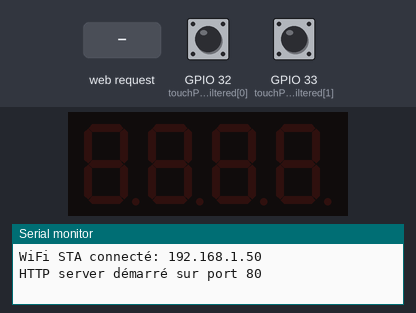
The sketch below on a simulated ESP32. On the bench: 4-digit seven-segment display, the last lines printed to the serial monitor. Wiring (inferred from the names in the program): 4-digit 7-segment display, segments lit when LOW: segments GPIO 13, GPIO 12, GPIO 14, GPIO 27, GPIO 26, GPIO 25, GPIO 23, GPIO 2; digit selects GPIO 16, GPIO 17, GPIO 18, GPIO 19. The test bench sets the inputs (shaded band); at power-on: GPIO 32 (touchPinsFiltered[0]) HIGH, GPIO 33 (touchPinsFiltered[1]) HIGH. WiFi joins after 1.5 s; servers stay silent unless stated; the segment pins are drawn as the display they are named for.

Above: at 2.7 s.
2.8 s: GPIO 32 (touchPinsFiltered[0]) pulled LOW for 0.15 s
At 2.91 s:
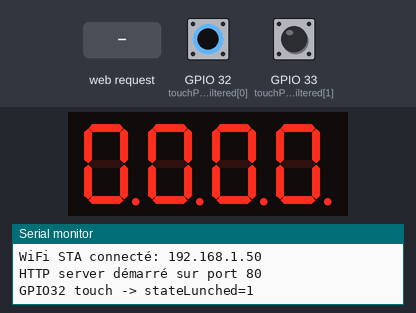
4.4 s: HTTP request GET /toggle received
At 5.2 s:
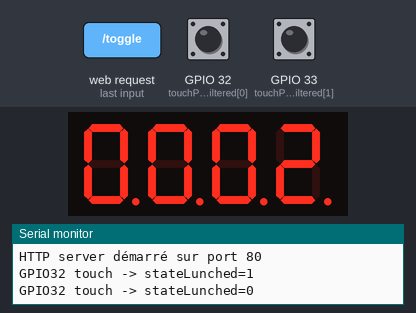
7.4 s: GPIO 33 (touchPinsFiltered[1]) pulled LOW for 0.15 s
At 7.54 s:
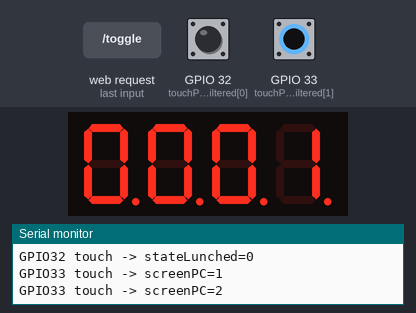
10.4 s: GPIO 33 (touchPinsFiltered[1]) pulled LOW for 1 s
13.4 s: GPIO 32 (touchPinsFiltered[0]) pulled LOW for 1 s
At 15.6 s:
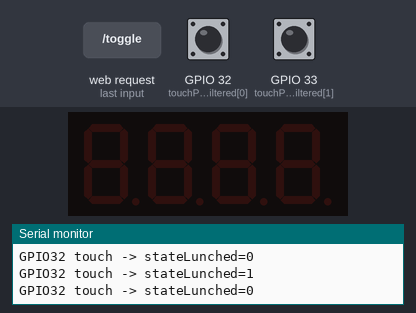
16.4 s: GPIO 32 (touchPinsFiltered[0]) pulled LOW for 0.15 s
Timing chart, 0 to 19.0 s (numbered marks = the images above; inputs shaded):
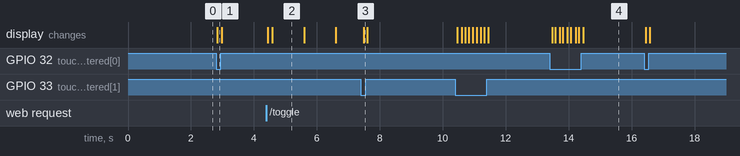

The sketch:

sp32final.ino
```cpp
// ESP32 (esclave I2C @0x08) + serveur Web (HTML/CSS + API JSON)
#include <Wire.h>
#include <WiFi.h>
#include <WebServer.h>

#define I2C_SLAVE_ADDR 0x08

// ---------- Wi-Fi ----------
const char* WIFI_SSID = "MaxiBox";     // Nom du wifi
const char* WIFI_PASS = "maxi123";      // mot de passe du wifi
const char* AP_SSID   = "MaxiBox";
const char* AP_PASS   = "12345678";

WebServer server(80);

// ---------- État/Mesures échangés via I2C ----------
volatile bool    stateLunched = false;   // renvoyé au maître (reg 0x01)
volatile uint8_t screenPC = 0xFF;           // renvoyé au maître (reg 0x02)

volatile uint8_t tempC = 0xFF;           // reçu du maître (reg 0x30)
volatile uint8_t humPC = 0xFF;           // reçu du maître (reg 0x31)
volatile uint8_t posPC = 0xFF;           // reçu du maître (reg 0x29)

volatile uint8_t lastRegPtr = 0x00;      // registre à lire lors d'une requête

// SEGMENTS a, b, c, d, e, f, g, dp
const int segPins[8] = {13, 12, 14, 27, 26, 25, 23, 2};
// ajoute GPIO32 pour le point décimal


// DIGITS (cathodes communes)
const int digitPins[4] = {16, 17, 18, 19};  // digits 1 à 4


unsigned long lastInc = 0;
// Table des segments pour les chiffres 0–9
// Format : a,b,c,d,e,f,g,dp
const byte digits[10][8] = {
  {0,0,0,0,0,0,1,1}, // 0
  {1,0,0,1,1,1,1,1}, // 1
  {0,0,1,0,0,1,0,1}, // 2
  {0,0,0,0,1,1,0,1}, // 3
  {1,0,0,1,1,0,0,1}, // 4
  {0,1,0,0,1,0,0,1}, // 5
  {0,1,0,0,0,0,0,1}, // 6
  {0,0,0,1,1,1,1,1}, // 7
  {0,0,0,0,0,0,0,1}, // 8
  {0,0,0,0,1,0,0,1}  // 9
};


// Définition des 4 broches tactiles
const int touchPins[4] = {T9, T8};
// T9=GPI32, T8=GPIO33,

int seuil = 30; // seuil de détection (à calibrer)
int ctr = 0;

// Active ou non le point par digit
bool pointOff[4] = {false, false, false, false};
// Ici seul le digit 2 a son point activé


// ---------- I2C Callbacks ----------
void onReceiveI2C(int len) {
  if (len <= 0) return;
  uint8_t reg = Wire.read();
  int remaining = len - 1;

  if (remaining <= 0) {             // pointeur de registre pour une future lecture
    lastRegPtr = reg;
    return;
  }

  // écriture d'1 octet (payload)
  uint8_t val = Wire.read();
  switch (reg) {
    case 0x29: posPC = val; break;  // postion  reçue******
    case 0x30: tempC = val; break;  // température reçue
    case 0x31: humPC = val; break;  // humidité reçue
    default: break;
  }
  while (Wire.available()) Wire.read(); // purge si plus d'1 octet
}

void onRequestI2C() {
  uint8_t out = 0xFF;
  switch (lastRegPtr) {
    case 0x01: out = stateLunched ? 1 : 0; break;   // état
    case 0x02: out = screenPC;            break;   // écran (tu le modifies via touches)
    default:   out = 0xFF;                break;   // registre inconnu
  }
  Wire.write(&out, 1);  // UNE SEULE écriture pour la requête
}


// ---------- HTML (template minimal, CSS + JS) ----------
const char INDEX_HTML[] PROGMEM = R"HTML(
<!doctype html><html lang="fr"><head>
<meta charset="utf-8" />
<meta name="viewport" content="width=device-width,initial-scale=1" />
<title>MaxiBox Dashboard</title>
<style>
  :root { font-family: system-ui, -apple-system, Segoe UI, Roboto, sans-serif; }
  body { margin:0; background:#0f172a; color:#e2e8f0; display:flex; min-height:100vh; }
  .wrap { margin:auto; width:min(720px, 92vw); }
  .card { background:#111827; border:1px solid #1f2937; border-radius:16px; padding:20px; box-shadow:0 6px 20px rgba(0,0,0,.35); }
  h1 { margin:0 0 10px; font-size:22px; }
  .grid { display:grid; grid-template-columns:1fr 1fr 1fr; gap:12px; margin-top:10px; }
  .tile { background:#0b1220; border:1px solid #1f2937; border-radius:12px; padding:16px; text-align:center; }
  .lbl { opacity:.7; font-size:12px; letter-spacing:.04em; text-transform:uppercase; margin-bottom:6px; }
  .val { font-size:28px; font-weight:700; }
  .btn { display:inline-block; margin-top:14px; background:#2563eb; color:white; border:none; padding:10px 14px; border-radius:10px; cursor:pointer; text-decoration:none; }
  .btn:active { transform: translateY(1px); }
  .foot { margin-top:12px; font-size:12px; opacity:.65; }
</style>
</head><body>
  <div class="wrap">
    <div class="card">
      <h1>MaxiBox</h1>
      <div class="grid">
        <div class="tile"><div class="lbl">État</div><div id="st" class="val">--</div></div>
        <div class="tile"><div class="lbl">Température</div><div id="t" class="val">--</div></div>
        <div class="tile"><div class="lbl">Humidité</div><div id="h" class="val">--</div></div>
        <div class="tile"><div class="lbl">Distance</div><div id="d" class="val">--</div></div>
      </div>
      <a class="btn" href="/toggle">Basculer l'état</a>
      <div class="foot">Mise à jour auto toutes les 1 s</div>
    </div>
  </div>
<script>
async function refresh(){
  try{
    const r = await fetch('/api/status'); if(!r.ok) throw 0;
    const dr = await r.json();
    document.getElementById('st').textContent = dr.launched ? 'ON' : 'OFF';
    document.getElementById('t').textContent  = (dr.tempC===255 ? '--' : (dr.tempC + '°C'));
    document.getElementById('h').textContent  = (dr.humPC===255 ? '--' : (dr.humPC + '%'));
    document.getElementById('d').textContent  = (dr.posPC===255 ? '--' : dr.posPC);
  }catch(e){}
}
refresh(); setInterval(refresh, 1000);
</script>

</body></html>
)HTML";

// ---------- Handlers HTTP ----------
void handleRoot() {
  server.send_P(200, "text/html; charset=utf-8", INDEX_HTML);
}

void handleAPI() {
  noInterrupts();
  bool launched = stateLunched;
  uint8_t s = screenPC, t = tempC, h = humPC, p = posPC;
  interrupts();

  String json = "{";
  json += "\"launched\":"; json += (launched ? "true":"false"); json += ",";
  json += "\"tempC\":";    json += String(t); json += ",";
  json += "\"humPC\":";    json += String(h); json += ",";
  json += "\"posPC\":";    json += String(p);
  json += "}";

  server.send(200, "application/json", json);
}


void handleToggle() {
  // bascule l'état et redirige à la page d'accueil
  noInterrupts();
  stateLunched = !stateLunched;
  interrupts();
  server.sendHeader("Location", "/");
  server.send(302, "text/plain", "OK");
}

// ---------- Wi-Fi helpers ----------
void startWiFi() {
  WiFi.mode(WIFI_STA);
  WiFi.begin(WIFI_SSID, WIFI_PASS);

  unsigned long t0 = millis();
  while (WiFi.status()!=WL_CONNECTED && millis()-t0 < 7000) delay(100);

  if (WiFi.status()==WL_CONNECTED) {
    Serial.print("WiFi STA connecté: "); Serial.println(WiFi.localIP());
  } else {
    Serial.println("STA échec -> SoftAP");
    WiFi.mode(WIFI_AP);
    WiFi.softAP(AP_SSID, AP_PASS);
    Serial.print("AP: "); Serial.print(AP_SSID);
    Serial.print("  IP: "); Serial.println(WiFi.softAPIP());
  }
}

void startHTTP() {
  server.on("/", handleRoot);
  server.on("/api/status", handleAPI);
  server.on("/toggle", handleToggle);
  server.begin();
  Serial.println("HTTP server démarré sur port 80");
}
// Affiche un nombre sur 4 digits
void displayNumber(int number) {
  int n[4] = {
    (number / 1000) % 10,
    (number / 100) % 10,
    (number / 10) % 10,
    number % 10
  };

  for (int i = 0; i < 4; i++) {
    lightDigit(i, n[i], pointOff[i]);
    delay(3);
    clearDisplay();
  }
}

// Active un chiffre (digit) et ses segments + point
void lightDigit(int digitIndex, int num, bool showPoint) {
  for (int i = 0; i < 7; i++) {
    digitalWrite(segPins[i], digits[num][i] ? HIGH : LOW);
  }
  digitalWrite(segPins[7], showPoint ? HIGH : LOW); // DP
  digitalWrite(digitPins[digitIndex], HIGH); // cathode commune → HIGH active le digit
}

// Éteint tous les digits
void clearDisplay() {
  for (int i = 0; i < 4; i++) {
    digitalWrite(digitPins[i], LOW);
  }
}


// en haut du fichier
unsigned long lastT9 = 0, lastT8 = 0;
const unsigned long debounceMs = 120;

void readtouches() {
  const int touchPinsFiltered[2] = { T9, T8 };
  int v9 = touchRead(touchPinsFiltered[0]);
  int v8 = touchRead(touchPinsFiltered[1]);
  unsigned long now = millis();

  // rappel: sur ESP32, touchRead() baisse quand on touche -> seuil "val < seuil"
  if (v9 < seuil && now - lastT9 > debounceMs) {
    lastT9 = now;
    stateLunched = !stateLunched;
    ctr = 0 ;
    screenPC = 0;
    Serial.print("GPIO32 touch -> stateLunched=");
    Serial.println(stateLunched);
  }

  if (v8 < seuil && now - lastT8 > debounceMs) {
    lastT8 = now;
    if (stateLunched) screenPC = (screenPC == 2) ? 0 : screenPC + 1;
    Serial.print("GPIO33 touch -> screenPC=");
    Serial.println(screenPC);
  }
}


// ---------- Setup / Loop ----------
void setup() {
  Serial.begin(115200);
  //Serial.println("\nESP32 I2C Slave + Web");

  // I2C esclave
  Wire.begin(I2C_SLAVE_ADDR);
  Wire.onReceive(onReceiveI2C);
  Wire.onRequest(onRequestI2C);

  for (int i = 0; i < 8; i++) {
    pinMode(segPins[i], OUTPUT);
    digitalWrite(segPins[i], LOW);
    }
  for (int i = 0; i < 4; i++) {
    pinMode(digitPins[i], OUTPUT);
    digitalWrite(digitPins[i], LOW);
    }


  // Wi-Fi + HTTP
  startWiFi();
  startHTTP();
}

void loop() {
  server.handleClient();
  // petit témoin visuel
  //digitalWrite(LED_BUILTIN, stateLunched ? HIGH : LOW);
  readtouches();
  // Incrémenter le compteur toutes les secondes
  if (millis() - lastInc >= 1000) {
    ctr++;
    if (ctr > 9999) ctr = 0;
    lastInc = millis();
    }

  if (stateLunched){

    switch (screenPC) {

      case 0:
        displayNumber(ctr);
        break;            // sort du switch

      case 1:
        displayNumber(1);
            break;

      case 2:
        displayNumber(2);
            break;


      default:
    // si aucune valeur ne correspond
        break;
        }
    }

  delay(5);
}
```

Measured:
- after the input at 2.8 s, the display: changes at once (image 1)
- after the input at 4.4 s, the display: first changes at once (image 2 shows a later state)
- after the input at 13.4 s, the display: changes after 0.08 s (image 4)
- what the display in image 2 shows lasts 1.0 s, from 4.6 s to 5.6 s
